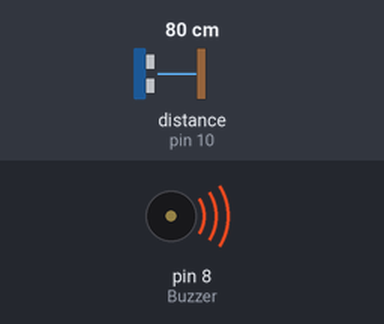
The sketch below on a simulated Arduino Uno, built with avr-gcc and run on an emulated ATmega328P. Parts: buzzer (waves = sounding, pin HIGH). Wiring (inferred from the names in the program): ultrasonic range finder: trigger pin 9; echo pin 10. Inputs (shaded band) come from the test bench; at power-on: distance to the obstacle (sensor on pin 10) 80 cm. The echo pulse lasts 58.3 µs per cm; pins used as bus, display or sensor lines are not drawn.

Above: at 1.8 s.
1.9 s: distance to the obstacle (sensor on pin 10) set to 13 cm
3.4 s: distance to the obstacle (sensor on pin 10) set to 10 cm
At 4.3 s:
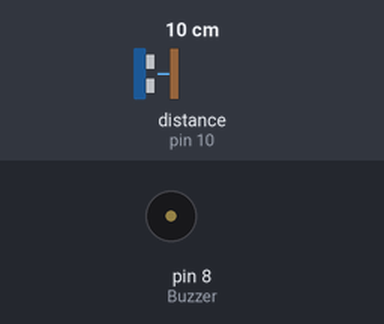
5.5 s: distance to the obstacle (sensor on pin 10) set to 18 cm
At 7.1 s:
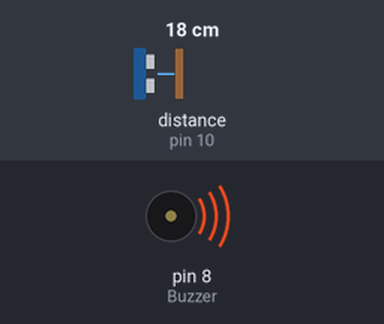
7.5 s: distance to the obstacle (sensor on pin 10) set to 2 cm
At 8.7 s:
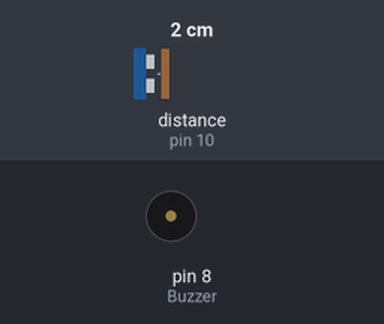
Timing chart, 0 to 10.5 s (numbered marks = the images above; inputs shaded):
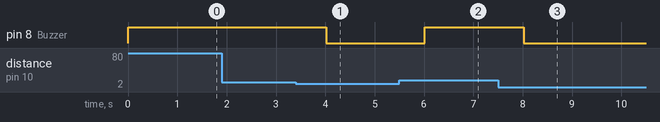

The sketch:

DistilledWater.ino
```cpp
const int trigPin = 9;
const int echoPin = 10;
int Buzzer = 8;

void setup() {
  Serial.begin(9600); // Start the serial communication
  pinMode(trigPin, OUTPUT); // Set the trigPin as an OUTPUT
  pinMode(echoPin, INPUT);  // Set the echoPin as an INPUT
  pinMode(Buzzer, OUTPUT);
}

void loop() {
  long duration;
  int distance;

  // Clear the trigPin by setting it LOW:
  digitalWrite(trigPin, LOW);
  delayMicroseconds(2);

  // Set the trigPin HIGH for 10 microseconds:
  digitalWrite(trigPin, HIGH);
  delayMicroseconds(10);
  digitalWrite(trigPin, LOW);

  // Read the echoPin and calculate the duration of the pulse:
  duration = pulseIn(echoPin, HIGH);

  // Check if the duration is valid
  if (duration > 0) {
    // Calculate the distance:
    distance = duration * 0.034 / 2; // Speed of sound wave divided by 2 (go and back)
  } else {
    // If the duration is invalid, set distance to -1 to indicate an error
    distance = -1;
  }

  // Print the distance on the Serial Monitor:
  if (distance > 10){
    digitalWrite(Buzzer, HIGH);
  } else {
    digitalWrite(Buzzer, LOW);
  }

  delay(1000); // Wait for a second before the next loop
}
```

Measured:
- the behaviour switches between 12 and 11 cm on distance to the obstacle (sensor on pin 10) (found by bisection; images 0 and 1)
- after the input at 1.9 s, every drawn part: stays the same
- after the input at 3.4 s, pin 8 (Buzzer): HIGH → LOW after 0.61 s
- after the input at 5.5 s, pin 8 (Buzzer): LOW → HIGH after 0.52 s
- after the input at 7.5 s, pin 8 (Buzzer): HIGH → LOW after 0.52 s
